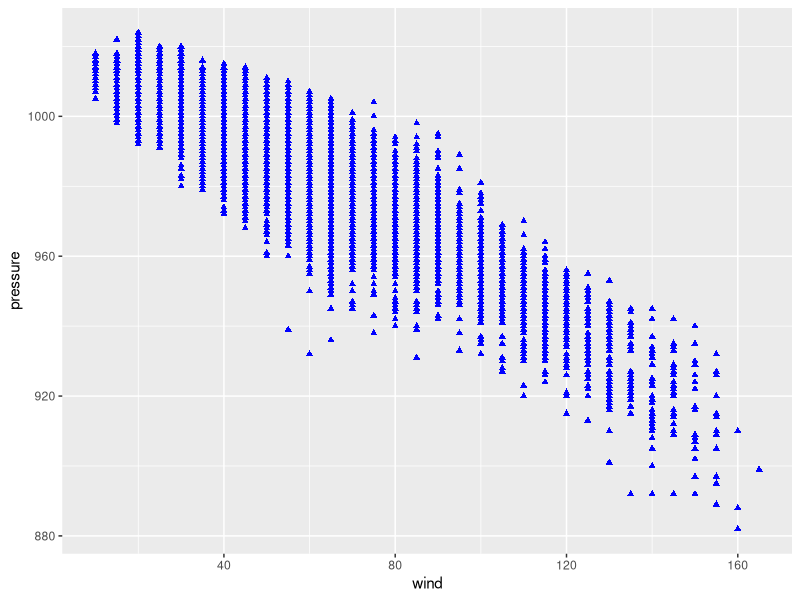
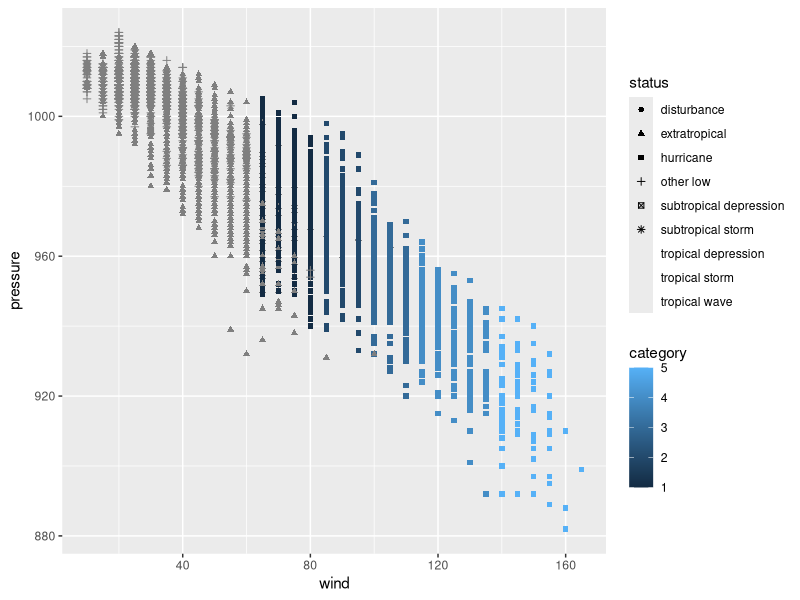
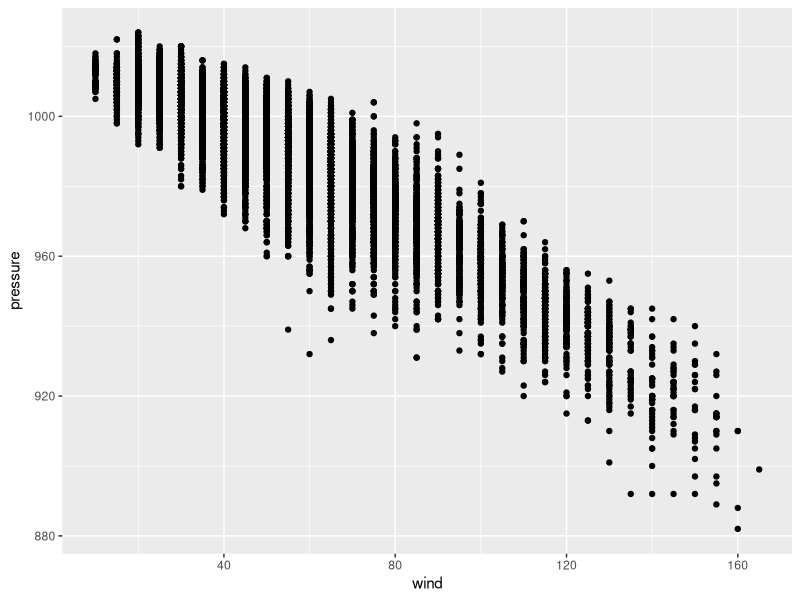
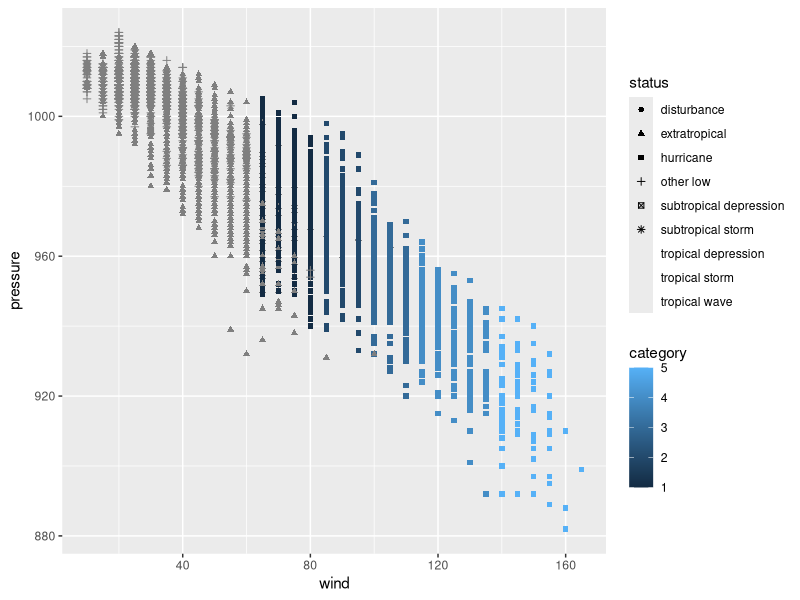
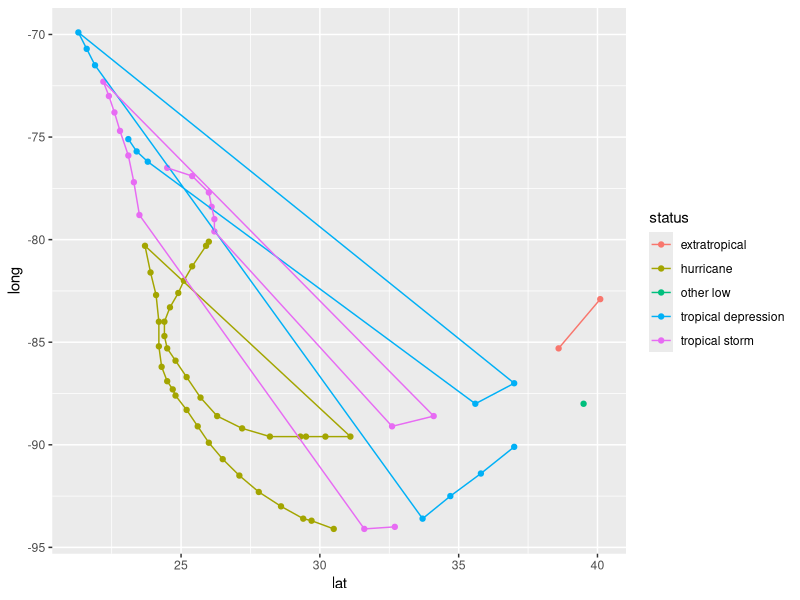
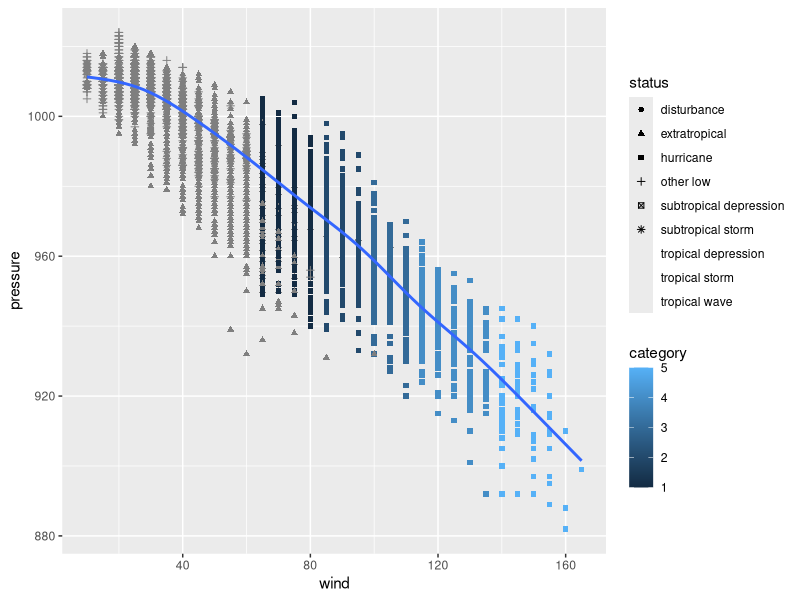

Source code (R) for these figures, in order: (Note: this script raises an error after producing the figures.)
## ---- chunk 1
library(tidyverse)
## ---- chunk 2
band_members 
band_instruments
band_instruments2
## ---- chunk 3
origins <- tibble(band = c("Beatles", "Stones"),
                  origin = c("Liverpool", "London"))
## ---- chunk 4
full_names <- 
  tibble(name = c("John", "John", "Paul", "Mick"),
         surname = c("Lennon", "Bonham", "McCartney", "Jagger"))

band_members |>
  left_join(full_names)
## ---- chunk 5
#  declare that points should be red
ggplot(storms, aes(wind, pressure)) + 
  # no need for a mapping = aes(...)
  geom_point(color = "blue", shape = "triangle") 

ggplot(storms, aes(wind, pressure)) + 
  geom_point(mapping = aes(color = category,
                           shape = status))

## ---- chunk 6
ggplot(storms, aes(x = wind, y = pressure), color = "blue") + 
  geom_point() # does not inherit declared aesthetics so points are black.


ggplot(storms, aes(wind, pressure,color = category,
                           shape = status)) + 
  geom_point() # Inherits mappings from aes()

## ---- chunk 7
storms |> 
  filter(name == "Rita" | (name == "Katrina" & year == 2005)) |>
  ggplot(aes(x = lat, y = long, color = status)) + 
    geom_point() + 
    geom_path()
## ---- chunk 8
ggplot(storms, aes(wind, pressure)) + 
  # here we map color and shape within geom_point b/c we don't want
  # those groups when we fit our model.
  geom_point(aes(color = category, shape = status)) +
  geom_smooth(method = "gam", se = FALSE)

## ---- chunk 9
base_plot <- storms |>
  ggplot(aes(wind, pressure)) + 
  geom_point(aes(color = status)) + 
  labs(title = "A plot where we change scales and themes",
       color = "")  

base_plot +
  scale_color_manual(values = c("tomato", "blue", "green")) +
  scale_y_continuous(breaks = c(900, 950, 1000)) +
  scale_x_log10(breaks = 1:7 * 20) + 
  theme_minimal(base_size = 13) +
  theme(legend.position = "bottom", 
        plot.title = element_text(hjust = .5))
## ---- chunk 10

base_plot <- storms |>
  ggplot(aes(wind, pressure)) + 
  geom_point(aes(color = status)) + 
  labs(title = "A plot where we change scales and themes",
       color = "")  
  
base_plot + 
  scale_color_brewer(palette = "Set2") +
  scale_y_continuous(breaks = c(900, 950, 1000)) +
  scale_x_reverse(breaks = 1:5 * 40, position = "top") + 
  theme_bw() +
  theme(legend.position = "bottom", 
        plot.title = element_text(hjust = 0.5, size = 14))
## ---- chunk 11
# Solution
midwest |>
  ggplot(aes(x = percollege, y = percbelowpoverty, color = percpovertyknown)) +
  geom_point() +
  scale_color_continuous(trans = "reverse")
## ---- chunk 12
# create data
set.seed(1) # set.seed to get the same data as us!
data <- tibble(normed_test_scores = rnorm(100))

# make a histogram
hist(data$normed_test_scores, # takes a vector of data
     xlab = "Normed test scores",
     main = "", # What is main? try changing this and see what happens.
     col = "darkmagenta")
## ---- chunk 13
# solution
data |>
  ggplot(aes(x = normed_test_scores)) + 
  geom_histogram(color = "black",
                 fill = "darkmagenta",
                 binwidth = .5,
                 boundary = 0) + 
  labs(x = "Normed test scores") + 
  theme_minimal()
## ---- chunk 14
# the most basic plot syntax is plot(x, y)
# where x and y are vectors of the same length
plot(storms$wind, storms$pressure)
## ---- chunk 15
plot(pressure~wind,
     data = storms,
     # type = "p", # this is the default plot type
     col = as.factor(storms$status), 
     xlab = "Wind speed",
     ylab = "Air pressure",
     main = "Faster storms are associated with lower air pressure")

# let's also add a line  
# (in a Rmd this whole chunck needs to be run simultaneously)
# (in the console running abline() after plot() will add the line to the plot)
abline(v = 62.5, col = "grey", lty = 2)
## ---- chunk 16
storms |> 
  ggplot(aes(x = wind, y = pressure, color = status)) + 
  geom_point(show.legend = FALSE, shape = 1) + 
  geom_vline(aes(xintercept = 62.5), linetype = "dashed", color = "grey") + 
  scale_color_manual(values = c("black", "red", "green" )) + 
  labs(x = "Wind pressure", y = "Air pressure",
       title = "Faster storms are associated with lower air pressure") + 
  # theme is also unnecessary.
  theme_classic() + 
  theme(plot.title = element_text(face = "bold", size = 14, hjust = .5))
## ---- chunk 17
# we can count the number of times a string shows up in a character vector
# using table.
(my_table <- table(midwest$state))
## ---- chunk 18
midwest |>
  count(state) |>
  ggplot(aes(x = state, y = n)) +
  geom_bar(stat = "identity") # instead try: geom_col()
## ---- chunk 19
a <- tibble(time = rep(1:5, each = 2),
            name = rep(c("a", "b"), 5),
            x = rnorm(10))
b <- tibble(obs_time = 1:5,
            name = rep(c("a"), 5),
            y = rnorm(5))

a
b
## ---- chunk 20
RColorBrewer::brewer.pal(3, "Set2")
## ---- chunk 21
# SOLUTION
base_plot +
  scale_color_manual(values = c("#ff6347", "#0000ff", "#00ff00"))
